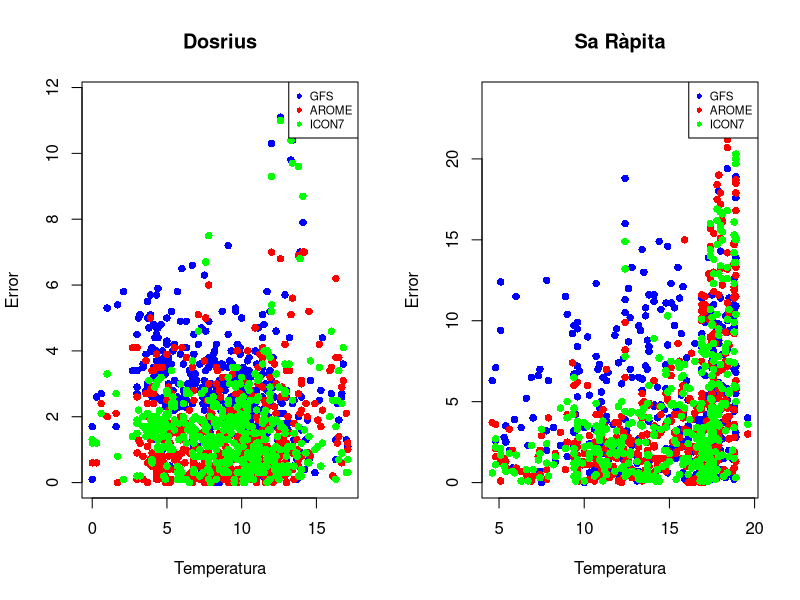

This figure's R source:

setwd("C:/Users/tomas/OneDrive/Escritorio/projectepe/data")

dades_errors_dr <- read.csv("error_dosrius.csv", header = TRUE)
dades_errors_sr <- read.csv("error_sarapita.csv", header = TRUE)



par(mfrow = c(1, 2)) 


ymax_dr <- max(c(dades_errors_dr$dgfs, dades_errors_dr$darome, dades_errors_dr$dicon7), na.rm=TRUE)
ymin_dr <- min(c(dades_errors_dr$dgfs, dades_errors_dr$darome, dades_errors_dr$dicon7), na.rm=TRUE)

plot(dades_errors_dr$temp, dades_errors_dr$dgfs, 
     col = "blue", pch = 16, 
     ylim = c(ymin_dr, ymax_dr), 
     xlab = "Temperatura", ylab = "Error",
     main = "Dosrius")

points(dades_errors_dr$temp, dades_errors_dr$darome, col = "red", pch = 16)
points(dades_errors_dr$temp, dades_errors_dr$dicon7, col = "green", pch = 16)


legend("topright", legend=c("GFS", "AROME", "ICON7"),
       col=c("blue", "red", "green"), pch=16, cex=0.7)



ymax_sr <- max(c(dades_errors_sr$dgfs, dades_errors_sr$darome, dades_errors_sr$dicon7), na.rm=TRUE)
ymin_sr <- min(c(dades_errors_sr$dgfs, dades_errors_sr$darome, dades_errors_sr$dicon7), na.rm=TRUE)

plot(dades_errors_sr$temp, dades_errors_sr$dgfs, 
     col = "blue", pch = 16,
     ylim = c(ymin_sr, ymax_sr),
     xlab = "Temperatura", ylab = "Error",
     main = "Sa Ràpita")

points(dades_errors_sr$temp, dades_errors_sr$darome, col = "red", pch = 16)
points(dades_errors_sr$temp, dades_errors_sr$dicon7, col = "green", pch = 16)

legend("topright", legend=c("GFS", "AROME", "ICON7"),
       col=c("blue", "red", "green"), pch=16, cex=0.7)